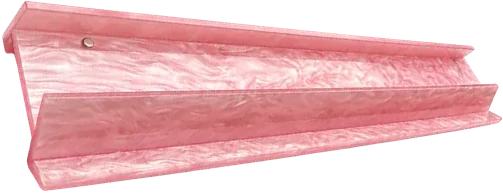
#> input picture assets/racks/v95q/andersruff-rose-pink-pearl.webp, 503 x 193 px, given in place of oh-my-mahjong-hot-pink.png, which was not available
$ python omm_agate_card.py
#> lines starting #> are read from the running program, lines starting #| are printed output that depends on the picture; after the words box and inside, x2 and y2 are one past the last pixel; in counts of white or black regions, pixels touching at a corner belong together
#> further down, hp is the input picture: PIL image 503x193 RGBA; mean R, G, B, A 159.2, 110.4, 113.2, 166
"""OMM Agate card rack (Nov 6, Tiffany 2:11am: Juniper racks = OMM Hot Pink + OMM Agate, same OMM shape, lying the same way).
Step 1 = the exact pipeline that made oh-my-mahjong-hot-pink.png (real_racks.build 'omm': rembg cut of OMM's product photo
assets/racks/omm/agate.jpg, levelled on the rack's bottom edge; re-running it on hot-pink.jpg reproduces the committed card
pixel for pixel). OMM shot Agate with the pusher opened wider (9.5 deg vs 5.9) and from a little higher (taller rack body), so
step 2 rotates ONLY the pusher down about its hinge to the hot-pink angle, and step 3 scales the height so the rack body has the
hot-pink card's proportions. Edges: alpha below 24 dropped, edge pixels de-whitened (no halo on navy).
Usage: python3 scripts/albumcard/omm_agate_card.py  -> assets/racks/card/oh-my-mahjong-agate.png + index.json entry"""
import json, sys, os
import numpy as np
from PIL import Image
R = '/home/claude/mahjmatchmaker-data/'
sys.path.insert(0, R + 'scripts/albumcard')
import real_racks as RR

def lines(im):
    a = np.asarray(im)[..., 3] > 100; H, W = a.shape; xs = np.arange(int(W * .25), int(W * .75)); top, rt = [], []
#> after `a = np.asarray(im)[..., 3] > 100`:
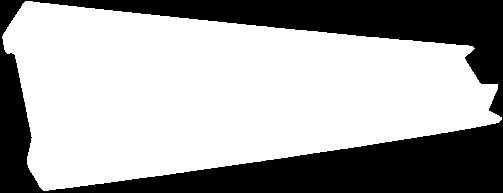
#> a: shape (193, 503) bool; 65.2% white; 1 black region, box (x1, y1, x2, y2) and area: (0, 0, 503, 193) 33737
#> after `H, W = a.shape`: H = 193; W = 503
#> after `xs = np.arange(int(W * 0.25), int(W * 0.75))`: xs = 252 values from 125 to 376
    for x in xs:
        c = a[:, x]; t = np.argmax(c); g = t + np.argmax(~c[t:]); top.append(t); rt.append(g + np.argmax(c[g:]))
#> this loop made 252 passes
#> (t, g) on passes 1 to 3: (12, 180), (12, 180), (12, 180)
#> after the loop, rt = 252 values, max 180 at index 0, min 144 at index 248, mean 162.6; top = 252 values from 12 to 37
    return np.polyfit(xs, top, 1), np.polyfit(xs, rt, 1), a

hp = Image.open(R + 'assets/racks/card/oh-my-mahjong-hot-pink.png').convert('RGBA')
HP_TOP, _, _ = lines(hp)
#> HP_TOP = [0.102, -0.718]
#> (the run stopped early here; a loop or call above may not have finished)

$ run again, on assets/racks/v96c/mahjongrow-white.webp
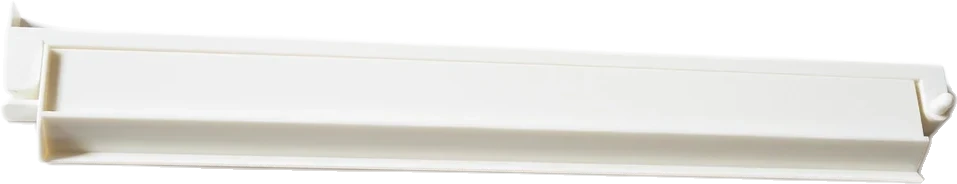
#> input picture assets/racks/v96c/mahjongrow-white.webp, 957 x 184 px, given in place of oh-my-mahjong-hot-pink.png, which was not available
#> hp is the input picture: PIL image 957x184 RGBA; mean R, G, B, A 229.3, 228, 223.9, 168.6
#> in lines, `a = np.asarray(im)[..., 3] > 100`:
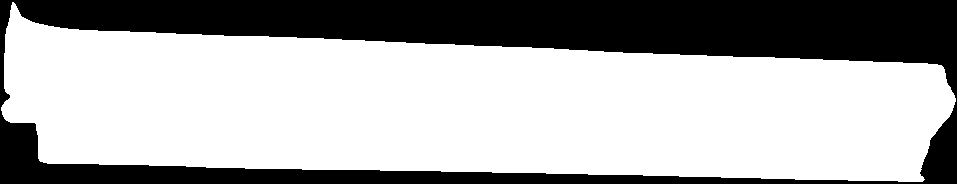
#> a: shape (184, 957) bool; 66.9% white; 1 black region, box (x1, y1, x2, y2) and area: (0, 0, 957, 184) 58243
#> the loop in lines, `for x in xs:` made 478 passes
#> (t, g) on passes 1 to 3: (36, 168), (36, 168), (36, 168)
#> after the loop in lines, `for x in xs:`: rt = 478 values from 168 to 177; top = 478 values from 36 to 56
#> HP_TOP = [0.0441, 24.52]

$ run again, on assets/racks/v96c/mfm-bright-white.webp
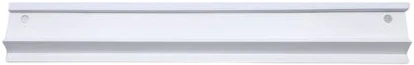
#> input picture assets/racks/v96c/mfm-bright-white.webp, 414 x 65 px, given in place of oh-my-mahjong-hot-pink.png, which was not available
#> hp is the input picture: PIL image 414x65 RGBA; mean R, G, B, A 217.9, 219.8, 227, 229.8
#> in lines, `a = np.asarray(im)[..., 3] > 100`:
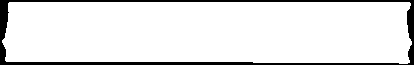
#> a: shape (65, 414) bool; 90.4% white; 1 black region, box (x1, y1, x2, y2) and area: (0, 0, 414, 65) 2583
#> after the loop in lines, `for x in xs:`: rt = 207 values from 62 to 63; top = 207 values from 2 to 2
#> HP_TOP = [3.83e-18, 2]
